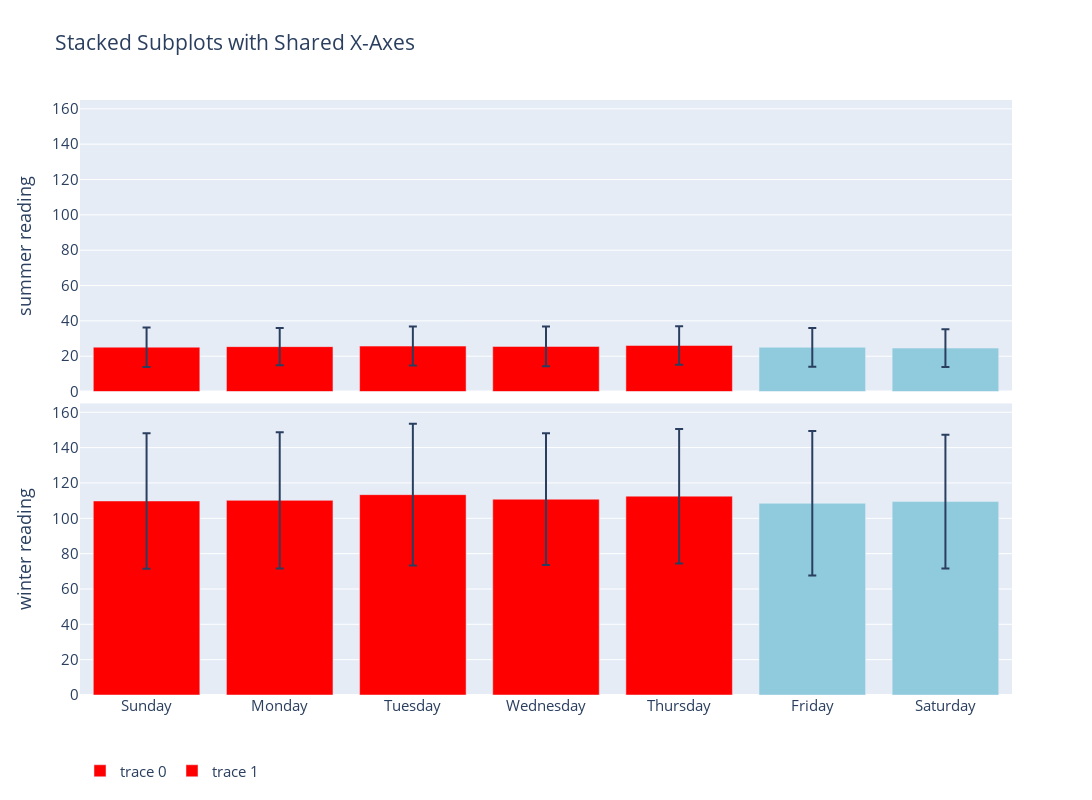

The notebook cell saved with this chart:
### Code cell
from plotly.subplots import make_subplots

weekend_by_country = {'Bangladesh': ['Friday', 'Saturday'], 'India': ['Saturday', 'Sunday'],
                      'Myanmar': ['Saturday', 'Sunday']}
week_day = ['Sunday', 'Monday', 'Tuesday', 'Wednesday', 'Thursday', 'Friday', 'Saturday']

fig = make_subplots(rows=2, cols=1,
                    shared_xaxes=True,
                    vertical_spacing=0.02)

season_month = {'summer':[6,7,8],'winter':[12,1,2]}

for j, country_name in enumerate(country_series[["Bangladesh"]]):
    for i,season in enumerate(['summer','winter']):
        country_series_season = country_series[country_series.index.month.isin(season_month[season])]
        day_names = country_series_season.index.day_name()
        week_group = country_series_season[country_name].groupby(day_names)
        week_info = pd.concat([week_group.mean(), week_group.std()], axis=1)
        week_info['color'] = week_info.apply(
            lambda x: '#8fcadd' if x.name in weekend_by_country[country_name] else '#ff0000', axis=1)
        week_info = week_info.reindex(week_day)

        fig.add_trace(
            # go.Scatter(x=mobility_two_year.index, y=mobility_two_year[mobility_type], fill='tozeroy', mode='lines', line_color='indigo'),
            go.Bar(
                x=week_info.index,
                y=week_info.iloc[:, 0],
                error_y=dict(type='data', array=week_info.iloc[:, 1]),
                marker_color=week_info.color  # marker color can be a single color value or an iterable
            ),
            row=i + 1, col=1)

        fig.update_yaxes(title_text=season + ' reading' , row=i + 1, col=1, range=[0, 165], )

fig.update_layout(height=800, width=1600,
                  title_text="Stacked Subplots with Shared X-Axes", legend_orientation='h', font_size=15)

fig.show()

### Figure 1 — Plotly figure (JSON) as saved in the notebook; plotly's stock layout.template omitted (floating-point values rounded to 4 significant figures)
{"data": [{"error_y": {"array": [11.18, 10.51, 11.04, 11.23, 10.94, 11.01, 10.7], "type": "data"}, "marker": {"color": ["#ff0000", "#ff0000", "#ff0000", "#ff0000", "#ff0000", "#8fcadd", "#8fcadd"]}, "type": "bar", "x": ["Sunday", "Monday", "Tuesday", "Wednesday", "Thursday", "Friday", "Saturday"], "xaxis": "x", "y": [25.12, 25.42, 25.72, 25.54, 26.08, 25.02, 24.6], "yaxis": "y"}, {"error_y": {"array": [38.31, 38.52, 40.09, 37.3, 38.07, 40.89, 37.81], "type": "data"}, "marker": {"color": ["#ff0000", "#ff0000", "#ff0000", "#ff0000", "#ff0000", "#8fcadd", "#8fcadd"]}, "type": "bar", "x": ["Sunday", "Monday", "Tuesday", "Wednesday", "Thursday", "Friday", "Saturday"], "xaxis": "x2", "y": [109.8, 110.2, 113.4, 110.8, 112.5, 108.5, 109.5], "yaxis": "y2"}], "layout": {"font": {"size": 15}, "height": 800, "legend": {"orientation": "h"}, "title": {"text": "Stacked Subplots with Shared X-Axes"}, "width": 1600, "xaxis": {"anchor": "y", "domain": [0.0, 1.0], "matches": "x2", "showticklabels": false}, "xaxis2": {"anchor": "y2", "domain": [0.0, 1.0]}, "yaxis": {"anchor": "x", "domain": [0.51, 1.0], "range": [0, 165], "title": {"text": "summer reading"}}, "yaxis2": {"anchor": "x2", "domain": [0.0, 0.49], "range": [0, 165], "title": {"text": "winter reading"}}}}
